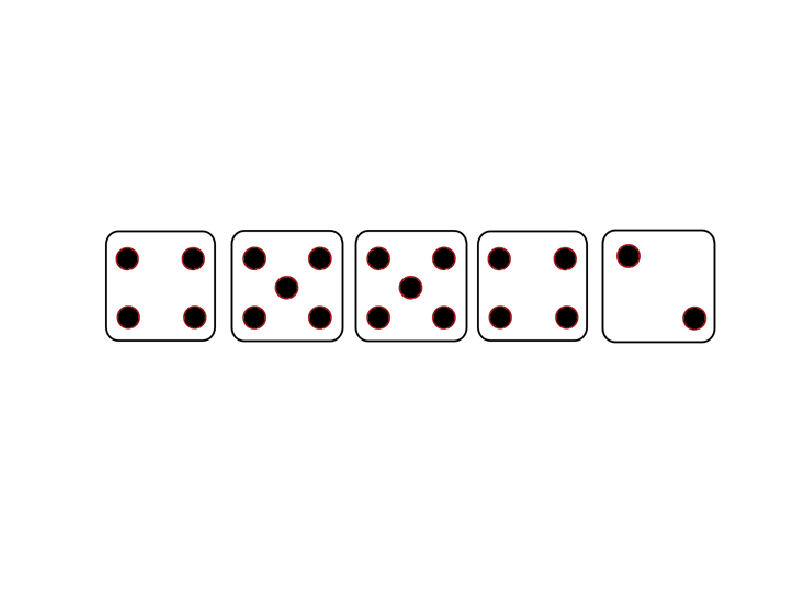

The MATLAB source for this figure:
function [result] = turn()
%turn plays the players turn for a round and returns the score that they
%achieved

% Intialize variables for operation of the game
rollagain = 'y';
rollcount = 1;
load('Dice.mat');

% Intial roll results
dice_results = randi([1,6],1,5);
imshow([Dice{dice_results}]);

% Loop until the player does not want to roll again
while rollagain=='y' && rollcount < 4

    % Ask if the player wants to roll again
    rollagain=input('Do you want to roll again?\n','s');
    if rollagain=='y'
        rollcount = rollcount + 1;
        % Loop through asking for asking all the dice that the player wants
        % to keep
        keep = dice_results;
        while 1
            ridof = input('Which dice do you want to roll again? (enter 0 to exit)\n');
            if ridof == 0
                break;
            elseif ridof == 1 || ridof == 2 || ridof == 3 || ridof == 4 || ridof == 5
                keep(ridof) = 0;
            else
                fprintf('Please use a valid input for which dice you want to roll again?\n');
            end
        end
        for y = 1:1:length(keep)
            if keep(y) == 0
                keep(y) = randi([1,6]);
            end
        end
        dice_results=keep;
        close all;
        imshow([Dice{dice_results}]);
    end
end

result = dice_results;
end

